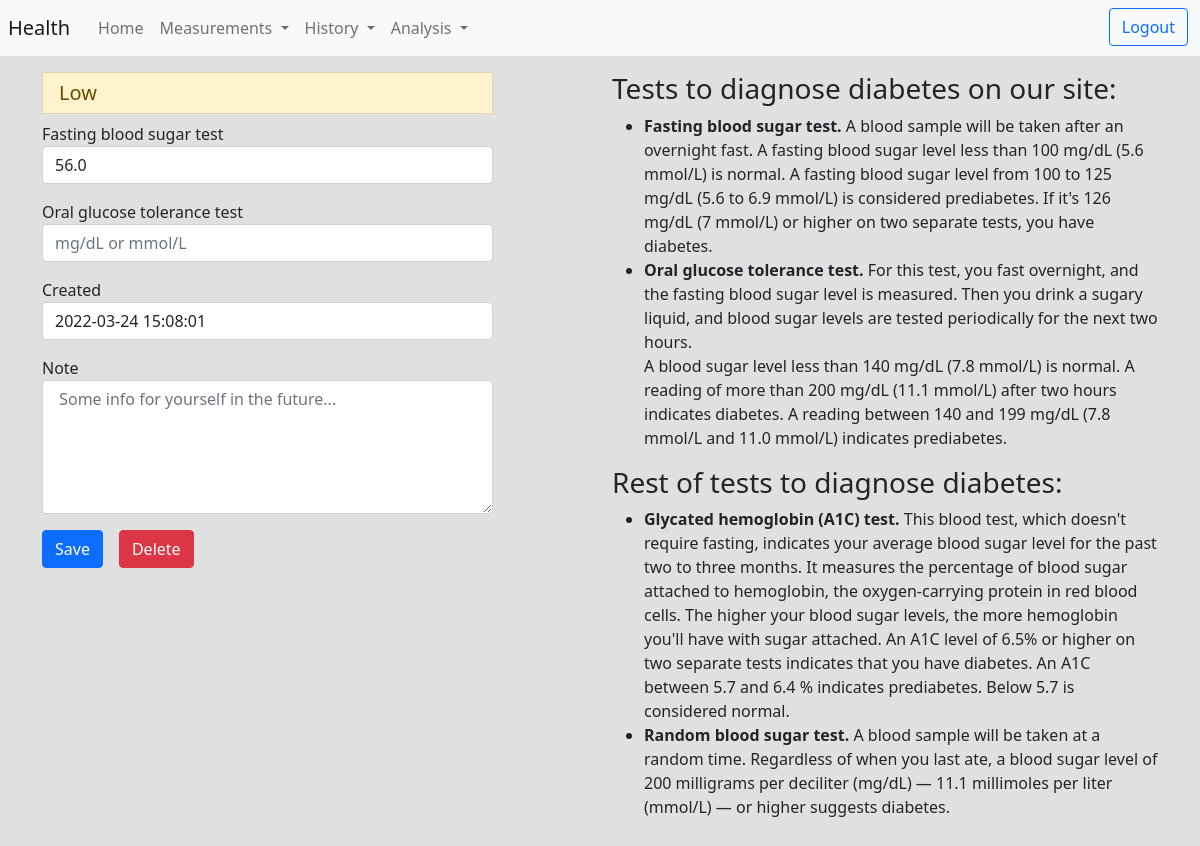
/history/glucose/details/8 (signed in), run on an earlier commit of the app's database.
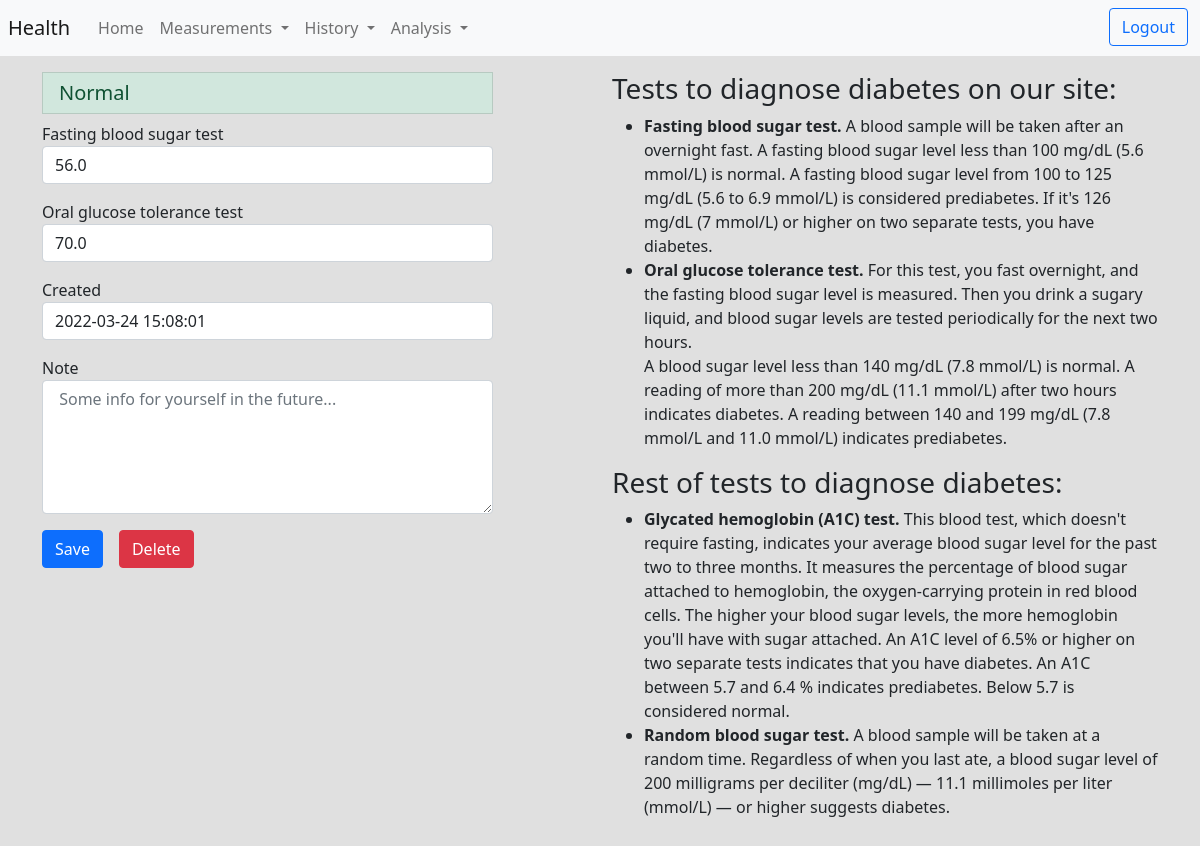
And on a later commit of the database.
### measurements/models.py (models this page shows, shortened)
class Glucose(Timestamp):
  user = models.ForeignKey("auth.User", on_delete=models.CASCADE, related_name="glucose")
  glucose_blood = models.FloatField(blank=True, null=True)
  glucose_oral = models.FloatField(blank=True, null=True)
  category = models.PositiveSmallIntegerField(default=GCategory.NORMAL)
  note = models.TextField(max_length=500, blank=True, null=True)

### history/views.py (the view)
# urls.py: path('glucose/details/<int:measurement_id>', GlucoseDetail, name='glucose_details'),
def GlucoseDetail(request, measurement_id):
  measurement = get_object_or_404(Glucose, id=measurement_id)
  if request.user == measurement.user:
    if request.method == 'POST':
      if request.POST.get('delete') == 'Delete':
        measurement.delete()
        return HttpResponseRedirect(reverse('history:glucose_history'))
      else:
        form = GlucoseFormEdit(request.POST, instance=measurement)
        if form.is_valid():
          instance = form.save(commit=False)
          instance.user = request.user
          instance.save()
          return render(request, 'history/glucose_details.html',
                        {'form': form,
                         'm_category': measurement.category,
                         'category': GCategory,
                         'info': 'Saved'})
    else:
      form = GlucoseFormEdit(instance=measurement)
      return render(request, 'history/glucose_details.html',
                    {'form': form,
                    'm_category': measurement.category,
                    'category': GCategory})
  else:
    return HttpResponseRedirect(reverse_lazy('login'))

### measurements/forms.py
class GlucoseFormEdit(GlucoseForm):
  def __init__(self, *args, **kwargs):
    super().__init__(*args, **kwargs)
    self.helper.layout = Layout(
        Field(
          'glucose_blood', placeholder='mg/dL or mmol/L', css_class='js-measurement mb-3'
        ),
        Field(
          'glucose_oral', placeholder='mg/dL or mmol/L', css_class='js-measurement mb-3'
        ),
        Field(
          'created', placeholder=timezone.now(), css_class='mb-3'
        ),
        Field(
          'note', rows=5, placeholder=' Some info for yourself in the future...', css_class='w-100'
        ),
        ButtonHolder(
          Submit('submit', 'Save', onclick="buttonIndex=0;", css_class='btn btn-succes'),
          Submit('delete', 'Delete', onclick="buttonIndex=1;", css_class='btn btn-danger mx-3'),
          HTML('''{% if info %}<p class="align-self-center mb-0 jump-into">{{ info }}</p>{% endif %}'''),
          css_class='d-flex mt-2 mb-5'
        )
      )

### history/templates/history/glucose_details.html (shortened to what this page needs)
{% extends "base.html" %}
{% load crispy_forms_tags %}
{% block body %}
  <div class="container mb-4">
    <div class="row">
      <div class="col-sm-12 col-lg-5">
        {% if m_category == category.DIABETES %}
          <h5 class="list-group-item list-group-item-height-danger">Diabetes probability</h5>
        {% elif m_category == category.PREDIABETES %}
          <h5 class="list-group-item list-group-item-height-warning">Prediabetes</h5>
        {% elif m_category == category.LOW %}
          <h5 class="list-group-item list-group-item-warning">Low</h5>
        {% else %}
          <h5 class="list-group-item list-group-item-success">Normal</h5>
        {% endif %}
        {% crispy form %}
      </div>
      <div class="col-sm-12 col-lg-6 offset-lg-1">
        <h3>
          Tests to diagnose diabetes on our site:
        </h3>
        <ul>
          <li>
            <strong>Fasting blood sugar test.</strong> A blood sample will
            be taken after an overnight fast. A fasting blood sugar
            level less than 100 mg/dL (5.6 mmol/L) is normal. A fasting
            blood sugar level from 100 to 125 mg/dL (5.6 to 6.9 mmol/L)
            is considered prediabetes. If it's 126 mg/dL (7 mmol/L) or
            higher on two separate tests, you have diabetes.
          </li>
          <li>
            <strong>Oral glucose tolerance test.</strong> For this test, you fast
            overnight, and the fasting blood sugar level is measured.
            Then you drink a sugary liquid, and blood sugar levels are
            tested periodically for the next two hours.<br>
            A blood sugar level less than 140 mg/dL (7.8 mmol/L) is normal.
            A reading of more than 200 mg/dL (11.1 mmol/L) after two hours
            indicates diabetes. A reading between 140 and 199 mg/dL
            (7.8 mmol/L and 11.0 mmol/L) indicates prediabetes.
          </li>
        </ul>
        <h3>
          Rest of tests to diagnose diabetes:
        </h3>
        <ul>
          <li>
            <strong>Glycated hemoglobin (A1C) test.</strong>
            This blood test, which doesn't require fasting, indicates your
            average blood sugar level for the past two to three months. It
            measures the percentage of blood sugar attached to hemoglobin,
            the oxygen-carrying protein in red blood cells.
            The higher your blood sugar levels, the more hemoglobin you'll
            have with sugar attached. An A1C level of 6.5% or higher on two
            separate tests indicates that you have diabetes. An A1C between
            5.7 and 6.4 % indicates prediabetes. Below 5.7 is considered normal.
          </li>
          <li>
            <strong>Random blood sugar test.</strong> A blood sample will be
            taken at a random time. Regardless of when you last ate, a blood
            sugar level of 200 milligrams per deciliter (mg/dL) — 11.1 millimoles
            per liter (mmol/L) — or higher suggests diabetes.
          </li>
        </ul>
      </div>
    </div>
  </div>
{% endblock %}

What changed in the data, as far as the page shows it:
changed Glucose: glucose_oral (not shown) → "70.0"
Also different on the page:
text no longer shown: "Low"
text now shown: "Normal"
